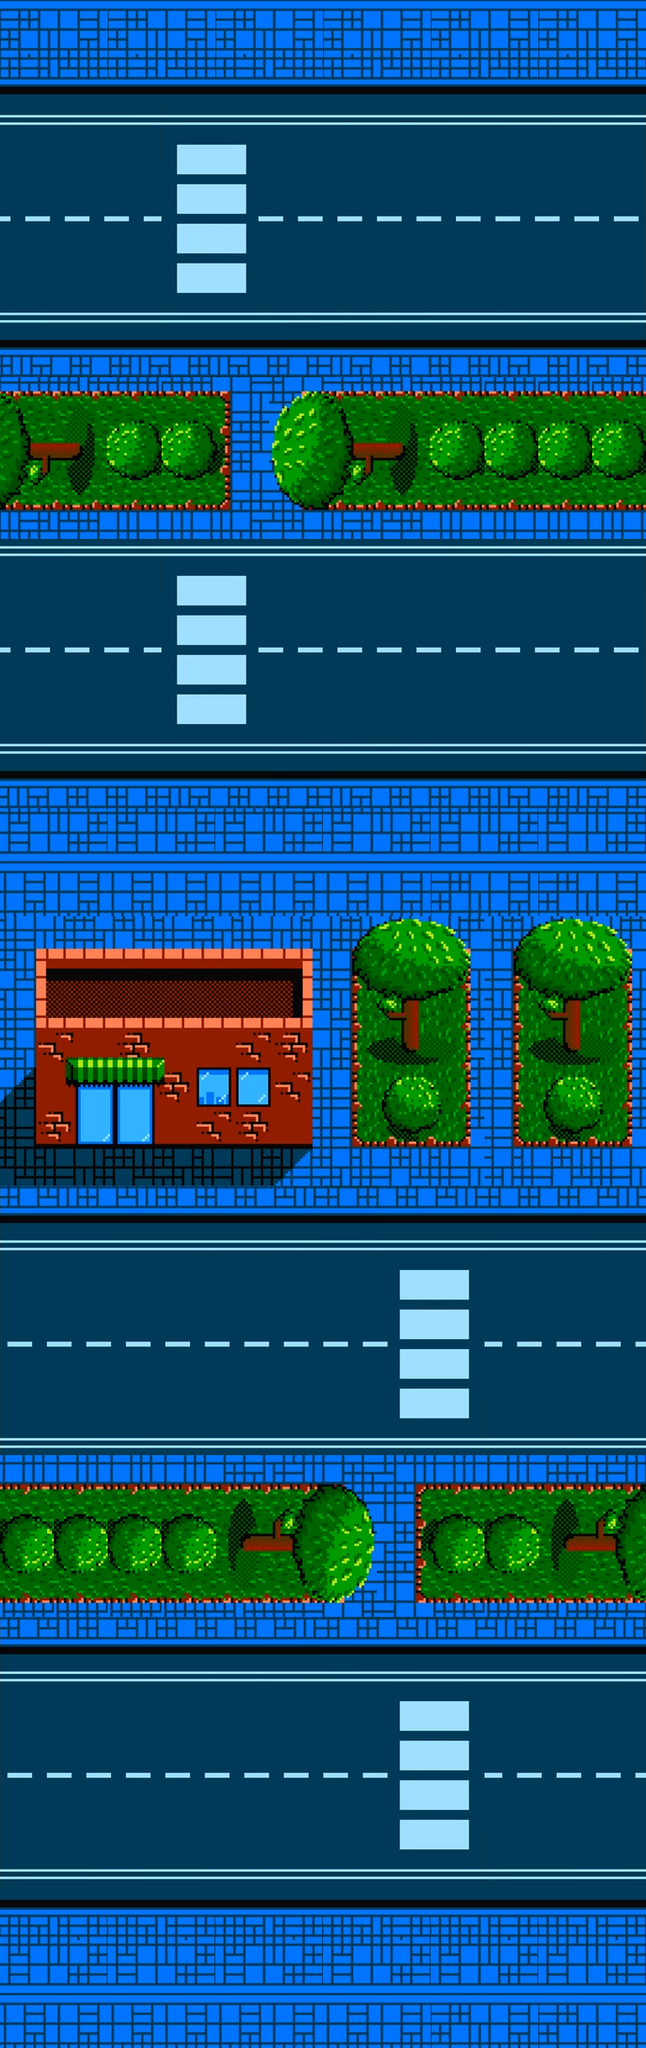

The image is a tile-based game level rendered from a .tmx file. Its description and complete source (layers, tilesets, objects, tile grids) follow:
An orthogonal 12x38 tile map with 64x64 px tiles, 1 tile layer (Tile Layer 1) and 25 objects (11x Collision, 4x right, 4x left, 3x 1, Player, ...).

<map version="1.0" tiledversion="2017.06.13" orientation="orthogonal" renderorder="right-down" width="12" height="38" tilewidth="64" tileheight="64" nextobjectid="40">
 <tileset firstgid="1" source="city.tsx" />
 <layer name="Tile Layer 1" width="12" height="38">
  <data encoding="csv">
1610612963,1610612992,1610612963,1610612992,1610612963,1610612992,1610612963,1610612992,1610612963,1610612992,1610612963,1610612992,
1610612953,1610612982,1610612953,1610612982,1610612953,1610612982,1610612953,1610612982,1610612953,1610612982,1610612953,1610612982,
3221225910,3221225909,3221225908,3221225916,3221225915,3221225914,3221225913,3221225912,3221225911,3221225910,3221225909,3221225908,
3221225882,3221225881,3221225880,3221225887,3221225886,3221225885,3221225884,3221225883,3221225882,3221225881,3221225880,3221225879,
3221225853,3221225852,3221225851,3221225858,3221225857,3221225856,3221225855,3221225854,3221225853,3221225852,3221225851,3221225850,
3221225823,3221225822,3221225822,3221225829,3221225828,3221225827,3221225826,3221225825,3221225824,3221225823,3221225822,3221225821,
3221225811,3221225810,3221225809,3221225808,3221225807,3221225806,3221225797,3221225796,3221225795,3221225794,3221225793,3221225792,
1610612962,1610612991,1610613020,1610613020,1610613049,1610612933,1610612962,1610612991,1610613020,1610613020,1610613020,1610613020,
1610612961,1610612990,1610613019,1610613019,1610613048,1610612932,1610612961,1610612990,1610613019,1610613019,1610613019,1610613019,
1610612960,1610612989,1610613018,1610613018,1610613047,1610612931,1610612960,1610612989,1610613018,1610613018,1610613018,1610613018,
3221225910,3221225909,3221225908,3221225916,3221225915,3221225914,3221225913,3221225912,3221225911,3221225910,3221225909,3221225908,
3221225882,3221225881,3221225880,3221225887,3221225886,3221225885,3221225884,3221225883,3221225882,3221225881,3221225880,3221225879,
3221225853,3221225852,3221225851,3221225858,3221225857,3221225856,3221225855,3221225854,3221225853,3221225852,3221225851,3221225850,
3221225823,3221225822,3221225822,3221225829,3221225828,3221225827,3221225826,3221225825,3221225824,3221225823,3221225822,3221225821,
3221225797,3221225796,3221225795,3221225797,3221225796,3221225806,3221225797,3221225796,3221225795,3221225794,3221225793,3221225792,
2684354816,2684354787,2684354816,2684354787,2684354816,2684354787,2684354816,2684354787,2684354816,2684354787,2684354816,2684354787,
1610612992,1610612992,1610612992,1610612992,1610612992,1610612992,1610612992,1610612992,1610612963,1610612992,1610612963,1610612992,
189,190,191,192,193,194,195,196,197,195,196,197,
218,219,220,221,222,223,224,225,226,224,225,226,
247,248,249,250,251,252,253,254,255,253,254,255,
276,277,278,279,280,281,282,283,284,282,283,284,
305,306,307,308,309,310,311,312,313,311,312,313,
320,321,322,323,324,325,334,324,325,323,324,325,
349,350,351,352,353,354,355,356,357,350,350,351,
378,379,380,381,382,383,384,385,386,379,380,381,
407,408,409,410,411,412,413,414,415,408,409,410,
436,437,438,439,440,441,442,443,444,436,437,438,
2684354842,2684354842,2684354842,2684354842,2684354813,2684354784,2684354755,2684354871,2684354842,2684354842,2684354813,2684354784,
2684354843,2684354843,2684354843,2684354843,2684354814,2684354785,2684354756,2684354872,2684354843,2684354843,2684354814,2684354785,
2684354844,2684354844,2684354844,2684354844,2684354815,2684354786,2684354757,2684354873,2684354844,2684354844,2684354815,2684354786,
320,321,322,323,324,325,334,335,336,337,338,339,
349,350,351,352,353,354,355,356,357,350,350,351,
378,379,380,381,382,383,384,385,386,379,380,381,
407,408,409,410,411,412,413,414,415,408,409,410,
436,437,438,439,440,441,442,443,444,436,437,438,
2684354806,2684354777,2684354806,2684354777,2684354806,2684354777,2684354806,2684354777,2684354806,2684354777,2684354806,2684354777,
2684354816,2684354787,2684354816,2684354787,2684354816,2684354787,2684354816,2684354787,2684354816,2684354787,2684354816,2684354787,
1610612992,1610612992,1610612992,1610612992,1610612992,1610612992,1610612992,1610612992,1610612963,1610612992,1610612963,1610612992
</data>
 </layer>
 <objectgroup name="Objects">
  <object id="2" name="Player" x="320" y="2304" width="64" height="64" />
  <object id="8" name="Collision" x="-64" y="0" width="64" height="2432" />
  <object id="9" name="Collision" x="768" y="0" width="64" height="2432" />
  <object id="10" name="Collision" x="0" y="2432" width="768" height="64" />
  <object id="12" name="Recycle" x="576" y="2304" width="64" height="64" />
  <object id="15" name="Spawn" type="1" x="0" y="1920" width="768" height="320" />
  <object id="20" name="Spawn" type="1" x="0" y="1408" width="768" height="320" />
  <object id="25" name="Collision" x="0" y="1776" width="416" height="48" />
  <object id="28" name="Collision" x="0" y="-64" width="768" height="64" />
  <object id="29" name="Collision" x="528" y="1776" width="240" height="48" />
  <object id="33" name="Spawn" type="2" x="0" y="640" width="768" height="384" />
  <object id="34" name="Spawn" type="1" x="0" y="0" width="768" height="384" />
  <object id="35" name="Collision" x="352" y="480" width="416" height="48" />
  <object id="36" name="Collision" x="0" y="480" width="240" height="48" />
  <object id="37" name="Collision" x="32" y="1120" width="336" height="160" />
  <object id="38" name="Collision" x="448" y="1104" width="80" height="176" />
  <object id="39" name="Collision" x="640" y="1104" width="80" height="176" />
 </objectgroup>
 <objectgroup name="Vehicles">
  <object id="16" name="Vehicle" type="right" x="-320" y="1984" width="64" height="64" />
  <object id="17" name="Vehicle" type="right" x="-320" y="2112" width="64" height="64" />
  <object id="21" name="Vehicle" type="left" x="1024" y="1472" width="64" height="64" />
  <object id="22" name="Vehicle" type="left" x="1024" y="1600" width="64" height="64" />
  <object id="23" name="Vehicle" type="right" x="-320" y="640" width="64" height="64" />
  <object id="24" name="Vehicle" type="right" x="-320" y="768" width="64" height="64" />
  <object id="31" name="Vehicle" type="left" x="1024" y="256" width="64" height="64" />
  <object id="32" name="Vehicle" type="left" x="1024" y="128" width="64" height="64" />
 </objectgroup>
</map>